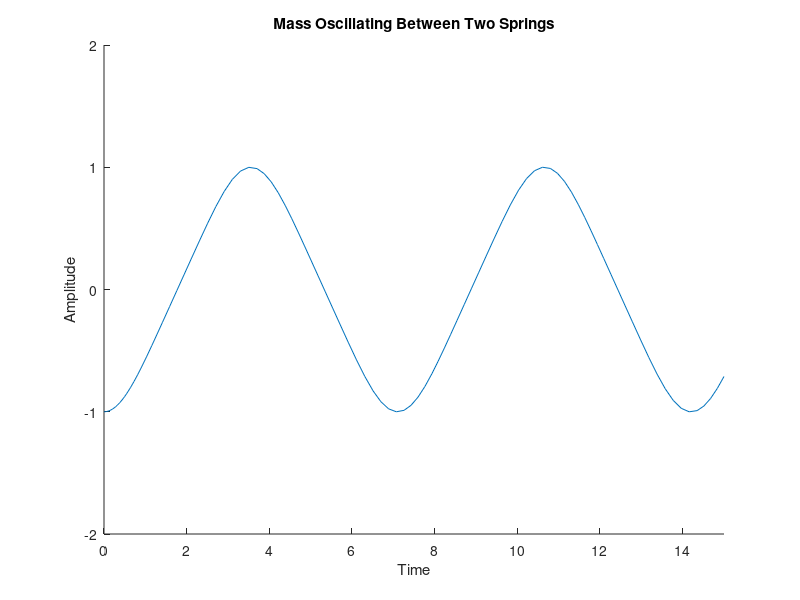

MATLAB code for this plot:
% let's make a model for a mass on two springs. one end of each spring is
% fixed to a wall and the other end to the mass. actually at this point
% it's a particle, not a mass.

% hello

function piano_step_absolute_one()
% absolute first step: satisfy louise's paranoia
clf
hold on

%% parameters might be important

k = 10;                 % completely arbitrary k value of springs
x = 2;                  % at rest length of springs

%% initial values could also be important

y_initial = -1;         % initial y position 
vy_initial = 0;         % initial y velocity
lower_bound = - y_initial - 1;
upper_bound = y_initial +1;

Y_stuff = [y_initial, vy_initial];

%% now we get to make an ode function

[T,Y] = ode45(@vibration, [0, 15], Y_stuff);

%% now we get to make a function for the ode

    function derivs = vibration(T, Y_stuff)
        y = Y_stuff(1); %Unpack variables
        vy = Y_stuff(2); %Unpack variables
        ay = -k * (sqrt(x^2 + y^2) - x) * y / sqrt(x^2 + y^2); %Velocity equation (described by sheet) 
        delta_y = vy; % Change in y 
        delta_vy = ay; %Change in velocity of y
        derivs = [delta_y; delta_vy];
    end

%% some clever way to manipulate the Y vector

Velocity = Y(1:end, 1);

%% now how to make a graph
plot(T,Velocity);
axis([0, 15, -2, 2]);

%% now we label the graph 
xlabel('Time'); 
ylabel('Amplitude'); 
title('Mass Oscillating Between Two Springs');
end
